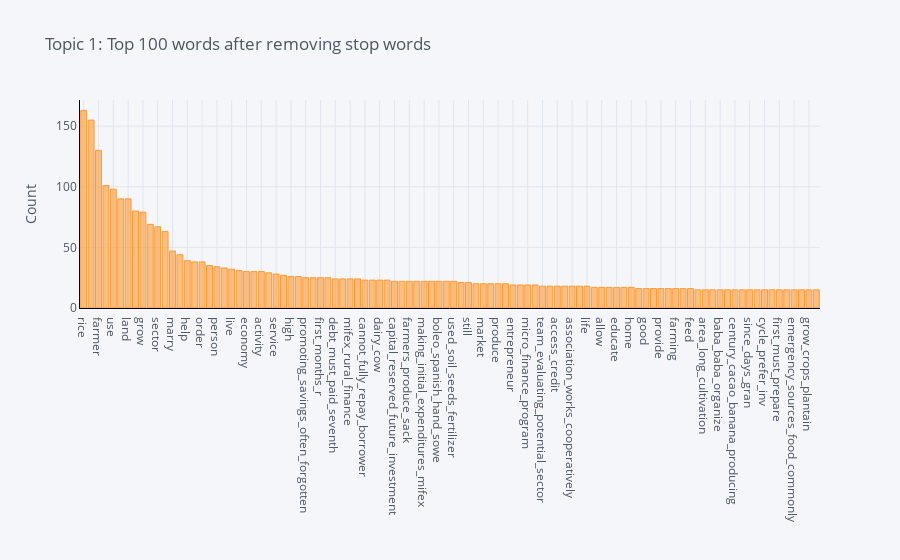

Notebook source saved alongside this figure:
### Code cell
plot_model(lda, plot = 'frequency', topic_num = 'Topic 1')

### Figure 1 — Plotly figure (JSON) as saved in the notebook; plotly's stock layout.template omitted (floating-point values rounded to 4 significant figures)
{"data": [{"marker": {"color": "rgba(255, 153, 51, 0.6)", "line": {"color": "rgba(255, 153, 51, 1.0)", "width": 1}}, "name": "count", "orientation": "v", "text": "", "type": "bar", "x": ["rice", "group", "farmer", "small", "use", "farm", "land", "area", "grow", "crop", "sector", "member", "marry", "part", "help", "pay", "order", "work", "person", "water", "live", "family", "economy", "capital", "activity", "local", "service", "hope", "high", "production", "promoting_savings_often_forgotten", "milk", "first_months_r", "program", "debt_must_paid_seventh", "apply", "mifex_rural_finance", "often", "cannot_fully_repay_borrower", "month", "dairy_cow", "micro", "capital_reserved_future_investment", "mifex_believes_imperative", "farmers_produce_sack", "farmers_rent_machinery", "making_initial_expenditures_mifex", "final_month", "boleo_spanish_hand_sowe", "maize", "used_soil_seeds_fertilizer", "repayment_schedule_different_typical", "still", "vegetable", "market", "lands_removing_weeds_plowe", "produce", "get", "entrepreneur", "helps_gather_production", "micro_finance_program", "rural", "team_evaluating_potential_sector", "plant", "access_credit", "farmers_see_profit", "association_works_cooperatively", "communal_bank_others_guarantor", "life", "loans_prepare_land", "allow", "secondary", "educate", "repay", "home", "give", "good", "intend", "provide", "husband", "farming", "field", "feed", "necessary_machinery_properly_plow", "area_long_cultivation", "informal_farms_rice", "baba_baba_organize", "baba_fertile_though", "century_cacao_banana_producing", "start", "since_days_gran", "production_turned_main_economic", "cycle_prefer_inv", "decades_baba_county_province", "first_must_prepare", "rice_production_appropriately", "emergency_sources_food_commonly", "farmers_keep_livestock", "grow_crops_plantain", "institution_count_formal_financial"], "y": [163, 155, 130, 101, 98, 90, 90, 80, 79, 69, 67, 63, 47, 44, 39, 38, 38, 35, 34, 33, 32, 31, 30, 30, 30, 29, 28, 27, 26, 26, 25, 25, 25, 25, 24, 24, 24, 24, 23, 23, 23, 23, 22, 22, 22, 22, 22, 22, 22, 22, 22, 21, 21, 20, 20, 20, 20, 20, 19, 19, 19, 19, 18, 18, 18, 18, 18, 18, 18, 17, 17, 17, 17, 17, 17, 16, 16, 16, 16, 16, 16, 16, 16, 15, 15, 15, 15, 15, 15, 15, 15, 15, 15, 15, 15, 15, 15, 15, 15, 15]}], "layout": {"legend": {"bgcolor": "#F5F6F9", "font": {"color": "#4D5663"}}, "paper_bgcolor": "#F5F6F9", "plot_bgcolor": "#F5F6F9", "title": {"font": {"color": "#4D5663"}, "text": "Topic 1: Top 100 words after removing stop words"}, "xaxis": {"gridcolor": "#E1E5ED", "linecolor": "black", "showgrid": true, "tickfont": {"color": "#4D5663"}, "title": {"font": {"color": "#4D5663"}, "text": ""}, "zerolinecolor": "#E1E5ED"}, "yaxis": {"gridcolor": "#E1E5ED", "linecolor": "black", "showgrid": true, "tickfont": {"color": "#4D5663"}, "title": {"font": {"color": "#4D5663"}, "text": "Count"}, "zerolinecolor": "#E1E5ED"}}}
